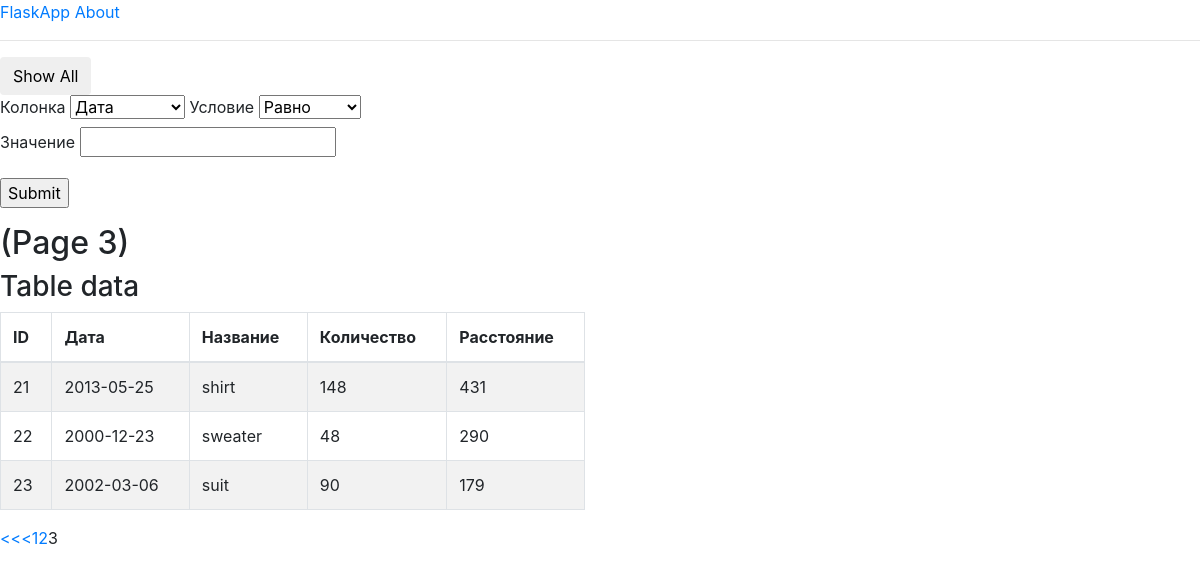
/?page=3, run on the app's committed database.
### app.py (models this page shows, shortened)
class Data_table(db.Model):
    id = db.Column(db.Integer, primary_key=True)
    date = db.Column(db.Date, nullable=False)
    name = db.Column(db.String(50), unique=True)
    amount = db.Column(db.Integer, nullable=False)
    distance = db.Column(db.Integer, nullable=False)

### app.py (the view)
@app.route('/', methods=['GET', 'POST'])
def index():
    get_col = request.form.get('coll')
    get_con = request.form.get('condition')
    get_val = request.form.get('value')
    page = request.args.get('page', 1, type=int)
    if request.method == 'POST':
        pagination = cond_func(get_col, get_val, get_con)
        return render_template('index.html', pagination=pagination)
    else:
        pagination = Data_table.query.order_by(Data_table.id).paginate(
            page, per_page=10)
        return render_template('index.html', pagination=pagination)

### templates/index.html (shortened to what this page needs)
{% extends 'base.html' %}
{% block content %}
<form action="" method="post" style="display:inline-block">
    <button class="btn" name="showall"  type="submit"> Show All</button>
</form>
<form action="" method="post">
    <label for="Coll">Колонка</label>
    <select name="coll">
        <option value="date">Дата</option>
    </select>
    <label for="Coll">Условие</label>
    <select name="condition">
        <option value="=">Равно</option>
    </select>
	<p>
	    <label for="Value">Значение</label>
	    <input type="text" name="value">
	</p>
	<p>
	    <input type="submit">
	</p>
</form>
<div class="content">
    <h2>(Page {{ pagination.page }})</h2>
    <div class="row">
        <div class="col-md-6 col-sm-12 col-xs-12">
            <div class="panel panel-default">
                <div class="panel-heading">
                    <h3>{% block title %} Table data {% endblock %}</h3>
                </div>
                <div class="panel-body">
                    <div class="table-responsive">
                        <table class="table table-striped table-bordered table-hover">
                            <thead>
                                <tr>
                                  <th>ID</th>
                                  <th>Дата</th>
                                  <th>Название</th>
                                  <th>Количество</th>
                                  <th>Расстояние</th>
                                </tr>
                            </thead>
                            <tbody>
                            {% for data_ in pagination.items %}
                                <tr>
                                    <td>{{ data_.id }}</td>
                                    <td>{{ data_.date }}</td>
                                    <td>{{ data_.name }}</td>
                                    <td>{{ data_.amount }}</td>
                                    <td>{{ data_.distance }}</td>
                                </tr>
                            {% endfor %}
                            </tbody>
                        </table>
                    </div>
                </div>
            </div>
        </div>
    </div>
</div>
<div class="pagination">
    {% if pagination.has_prev %}
        <span>
            <a class='page-number' href="{{ url_for('index', page=pagination.prev_num) }}">
                {{ '<<<' }}
            </a>
        </span>
    {% endif %}
    {% for number in pagination.iter_pages() %}
        {% if pagination.page != number %}
            <span>
                    <a class='page-number'
                        href="{{ url_for('index', page=number) }}">
                    {{ number }}
                    </a>
            </span>
        {% else %}
            <span class='current-page-number'>{{ number }}</span>
        {% endif %}
    {% endfor %}
</div>
{% endblock %}

### data on the page
Data_table: id "21", date "2013-05-25", name "shirt", amount "148", distance "431"
Data_table: id "22", date "2000-12-23", name "sweater", amount "48", distance "290"
Data_table: id "23", date "2002-03-06", name "suit", amount "90", distance "179"

### other printed values
{{ pagination.page }} "3"
{{ '<<<' }} "<<<"
{{ number }} "1" "2"
{{ number }} "3"
